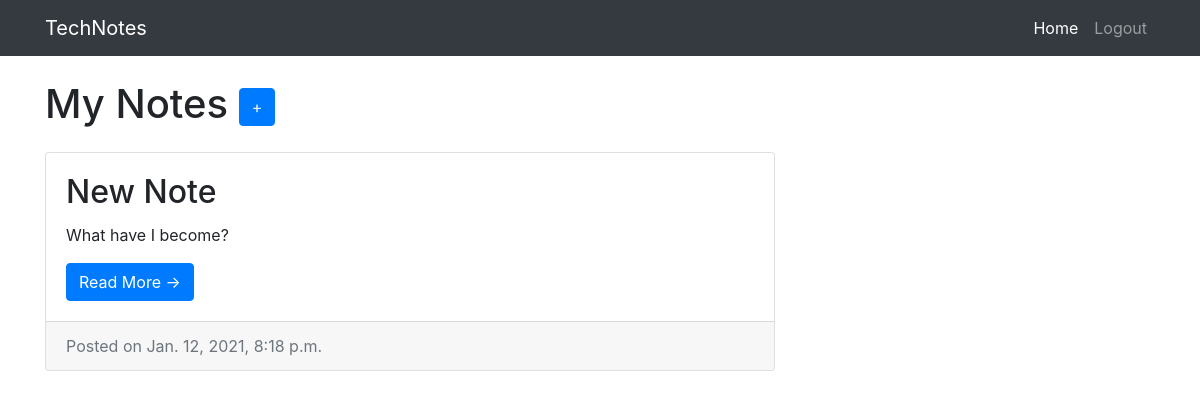
Screenshot of /technotes/list/ (signed in) with the database file from the repository.
### tech/models.py (models this page shows, shortened)
class Note(models.Model):
    owner = models.ForeignKey(User, on_delete=models.CASCADE)
    title = models.CharField(max_length=50)
    content = models.TextField()
    created = models.DateTimeField(auto_now_add=True)

### tech/views.py (the view)
# urls.py: path('list/', NoteList.as_view(), name='note_list'),
class NoteList(LoginRequiredMixin, ListView):
    login_url = '/accounts/login/'
    context_object_name = 'notes'
    def get_queryset(self):
        return Note.objects.filter(owner=self.request.user)

### tech/templates/tech/note_list.html
{% include 'base.html' %}
<div class="container">
  <div class="row">
    <div class="col-md-8">
      <h1 class="my-4">My Notes
        <a href="{% url 'add_note' %}" class="btn btn-primary">+</a>
      </h1>
      {% for note in notes %}
      <div class="card mb-4">
        <div class="card-body">
          <h2 class="card-title">{{ note.title }} </h2>
          <p class="card-text">{{ note.content|truncatechars:90 }}</p>
          <a href="/technotes/{{ note.id }}" class="btn btn-primary">Read More &rarr;</a>
        </div>
        <div class="card-footer text-muted">
          Posted on {{ note.created }}
        </div>
      </div>
      {% endfor %}
    </div>
  </div>
</div>

### tech/static/css/blog-home.css (style rules this page uses)
body { padding-top: 56px; }

### tech/static/css/blog-post.css (style rules this page uses)
body { padding-top: 56px; }

### rows the page displays
Note: title "New Note", content "What have I become?", created "Jan. 12, 2021, 8:18 p.m."
